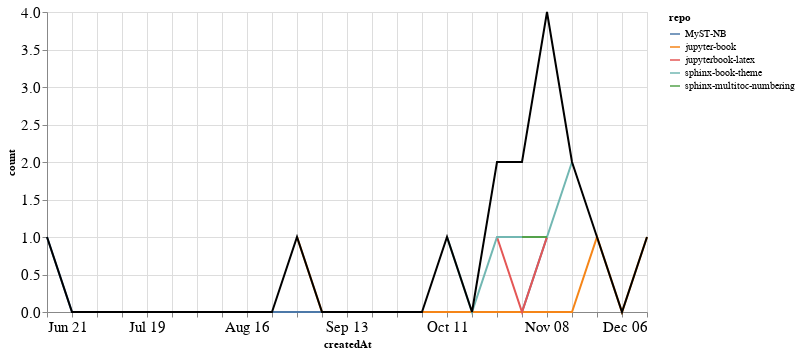

Notebook source saved alongside this figure:
### Markdown cell above
### PRs

### Code cell
prs_time = prs.groupby('repo').resample('W', on='createdAt').count()['author'].reset_index()
prs_time = prs_time.rename(columns={'author': 'count'})
prs_time_total = prs_time.groupby('createdAt').agg({"count": "sum"}).reset_index()

ch1 = alt.Chart(prs_time, width=600).mark_line().encode(
    x='createdAt',
    y='count',
    color='repo',
    tooltip="repo"
)

ch2 = alt.Chart(prs_time_total, width=600).mark_line(color="black").encode(
    x='createdAt',
    y='count',
)

ch1 + ch2

### Figure 1 — Vega-Lite specification as saved in the notebook (floating-point values rounded to 4 significant figures)
{"config": {"axisLeft": {"labelFontSize": 15}, "axisBottom": {"labelFontSize": 15}}, "layer": [{"data": {"name": "data-692866762c6f3cf158757457b1850fed"}, "mark": "line", "encoding": {"color": {"type": "nominal", "field": "repo"}, "tooltip": {"type": "nominal", "field": "repo"}, "x": {"type": "temporal", "field": "createdAt"}, "y": {"type": "quantitative", "field": "count"}}, "width": 600}, {"data": {"name": "data-22a701205ed4a00d01dca7f7e68cd3e1"}, "mark": {"type": "line", "color": "black"}, "encoding": {"x": {"type": "temporal", "field": "createdAt"}, "y": {"type": "quantitative", "field": "count"}}, "width": 600}], "$schema": "https://vega.github.io/schema/vega-lite/v4.8.1.json", "datasets": {"data-692866762c6f3cf158757457b1850fed": [{"repo": "MyST-NB", "createdAt": "2020-06-21T00:00:00", "count": 1}, {"repo": "MyST-NB", "createdAt": "2020-06-28T00:00:00", "count": 0}, {"repo": "MyST-NB", "createdAt": "2020-07-05T00:00:00", "count": 0}, {"repo": "MyST-NB", "createdAt": "2020-07-12T00:00:00", "count": 0}, {"repo": "MyST-NB", "createdAt": "2020-07-19T00:00:00", "count": 0}, {"repo": "MyST-NB", "createdAt": "2020-07-26T00:00:00", "count": 0}, {"repo": "MyST-NB", "createdAt": "2020-08-02T00:00:00", "count": 0}, {"repo": "MyST-NB", "createdAt": "2020-08-09T00:00:00", "count": 0}, {"repo": "MyST-NB", "createdAt": "2020-08-16T00:00:00", "count": 0}, {"repo": "MyST-NB", "createdAt": "2020-08-23T00:00:00", "count": 0}, {"repo": "MyST-NB", "createdAt": "2020-08-30T00:00:00", "count": 0}, {"repo": "MyST-NB", "createdAt": "2020-09-06T00:00:00", "count": 0}, {"repo": "MyST-NB", "createdAt": "2020-09-13T00:00:00", "count": 0}, {"repo": "MyST-NB", "createdAt": "2020-09-20T00:00:00", "count": 0}, {"repo": "MyST-NB", "createdAt": "2020-09-27T00:00:00", "count": 0}, {"repo": "MyST-NB", "createdAt": "2020-10-04T00:00:00", "count": 0}, {"repo": "MyST-NB", "createdAt": "2020-10-11T00:00:00", "count": 0}, {"repo": "MyST-NB", "createdAt": "2020-10-18T00:00:00", "count": 0}, {"repo": "MyST-NB", "createdAt": "2020-10-25T00:00:00", "count": 0}, {"repo": "MyST-NB", "createdAt": "2020-11-01T00:00:00", "count": 0}, {"repo": "MyST-NB", "createdAt": "2020-11-08T00:00:00", "count": 1}, {"repo": "jupyter-book", "createdAt": "2020-08-30T00:00:00", "count": 1}, {"repo": "jupyter-book", "createdAt": "2020-09-06T00:00:00", "count": 0}, {"repo": "jupyter-book", "createdAt": "2020-09-13T00:00:00", "count": 0}, {"repo": "jupyter-book", "createdAt": "2020-09-20T00:00:00", "count": 0}, {"repo": "jupyter-book", "createdAt": "2020-09-27T00:00:00", "count": 0}, {"repo": "jupyter-book", "createdAt": "2020-10-04T00:00:00", "count": 0}, {"repo": "jupyter-book", "createdAt": "2020-10-11T00:00:00", "count": 0}, {"repo": "jupyter-book", "createdAt": "2020-10-18T00:00:00", "count": 0}, {"repo": "jupyter-book", "createdAt": "2020-10-25T00:00:00", "count": 0}, {"repo": "jupyter-book", "createdAt": "2020-11-01T00:00:00", "count": 0}, {"repo": "jupyter-book", "createdAt": "2020-11-08T00:00:00", "count": 0}, {"repo": "jupyter-book", "createdAt": "2020-11-15T00:00:00", "count": 0}, {"repo": "jupyter-book", "createdAt": "2020-11-22T00:00:00", "count": 1}, {"repo": "jupyter-book", "createdAt": "2020-11-29T00:00:00", "count": 0}, {"repo": "jupyter-book", "createdAt": "2020-12-06T00:00:00", "count": 1}, {"repo": "jupyterbook-latex", "createdAt": "2020-10-25T00:00:00", "count": 1}, {"repo": "jupyterbook-latex", "createdAt": "2020-11-01T00:00:00", "count": 0}, {"repo": "jupyterbook-latex", "createdAt": "2020-11-08T00:00:00", "count": 1}, {"repo": "sphinx-book-theme", "createdAt": "2020-10-11T00:00:00", "count": 1}, {"repo": "sphinx-book-theme", "createdAt": "2020-10-18T00:00:00", "count": 0}, {"repo": "sphinx-book-theme", "createdAt": "2020-10-25T00:00:00", "count": 1}, {"repo": "sphinx-book-theme", "createdAt": "2020-11-01T00:00:00", "count": 1}, {"repo": "sphinx-book-theme", "createdAt": "2020-11-08T00:00:00", "count": 1}, {"repo": "sphinx-book-theme", "createdAt": "2020-11-15T00:00:00", "count": 2}, {"repo": "sphinx-multitoc-numbering", "createdAt": "2020-11-01T00:00:00", "count": 1}, {"repo": "sphinx-multitoc-numbering", "createdAt": "2020-11-08T00:00:00", "count": 1}], "data-22a701205ed4a00d01dca7f7e68cd3e1": [{"createdAt": "2020-06-21T00:00:00", "count": 1}, {"createdAt": "2020-06-28T00:00:00", "count": 0}, {"createdAt": "2020-07-05T00:00:00", "count": 0}, {"createdAt": "2020-07-12T00:00:00", "count": 0}, {"createdAt": "2020-07-19T00:00:00", "count": 0}, {"createdAt": "2020-07-26T00:00:00", "count": 0}, {"createdAt": "2020-08-02T00:00:00", "count": 0}, {"createdAt": "2020-08-09T00:00:00", "count": 0}, {"createdAt": "2020-08-16T00:00:00", "count": 0}, {"createdAt": "2020-08-23T00:00:00", "count": 0}, {"createdAt": "2020-08-30T00:00:00", "count": 1}, {"createdAt": "2020-09-06T00:00:00", "count": 0}, {"createdAt": "2020-09-13T00:00:00", "count": 0}, {"createdAt": "2020-09-20T00:00:00", "count": 0}, {"createdAt": "2020-09-27T00:00:00", "count": 0}, {"createdAt": "2020-10-04T00:00:00", "count": 0}, {"createdAt": "2020-10-11T00:00:00", "count": 1}, {"createdAt": "2020-10-18T00:00:00", "count": 0}, {"createdAt": "2020-10-25T00:00:00", "count": 2}, {"createdAt": "2020-11-01T00:00:00", "count": 2}, {"createdAt": "2020-11-08T00:00:00", "count": 4}, {"createdAt": "2020-11-15T00:00:00", "count": 2}, {"createdAt": "2020-11-22T00:00:00", "count": 1}, {"createdAt": "2020-11-29T00:00:00", "count": 0}, {"createdAt": "2020-12-06T00:00:00", "count": 1}]}}
